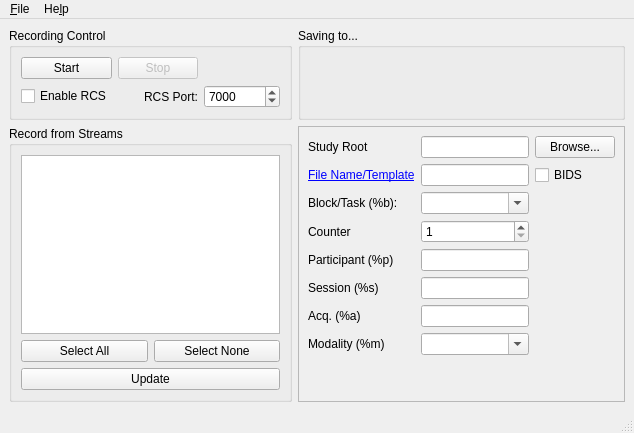
<?xml version="1.0" encoding="UTF-8"?>
<ui version="4.0">
 <class>MainWindow</class>
 <widget class="QMainWindow" name="MainWindow">
  <property name="geometry">
   <rect>
    <x>0</x>
    <y>0</y>
    <width>634</width>
    <height>433</height>
   </rect>
  </property>
  <property name="windowTitle">
   <string>Lab Recorder</string>
  </property>
  <widget class="QWidget" name="centralwidget">
   <layout class="QGridLayout" name="gridLayout_master">
    <item row="0" column="0">
     <widget class="QGroupBox" name="groupBox_recording">
      <property name="title">
       <string>Recording Control</string>
      </property>
      <layout class="QGridLayout" name="formLayout">
       <item row="0" column="0">
        <widget class="QPushButton" name="startButton">
         <property name="text">
          <string>Start</string>
         </property>
         <property name="shortcut">
          <string>Ctrl+S</string>
         </property>
        </widget>
       </item>
       <item row="0" column="1">
        <widget class="QPushButton" name="stopButton">
         <property name="enabled">
          <bool>false</bool>
         </property>
         <property name="text">
          <string>Stop</string>
         </property>
        </widget>
       </item>
       <item row="1" column="0">
        <widget class="QCheckBox" name="rcsCheckBox">
         <property name="text">
          <string>Enable RCS</string>
         </property>
         <property name="tristate">
          <bool>false</bool>
         </property>
        </widget>
       </item>
       <item row="1" column="1">
        <widget class="QLabel" name="rcsportLabel">
         <property name="text">
          <string>RCS Port:</string>
         </property>
         <property name="alignment">
          <set>Qt::AlignRight|Qt::AlignTrailing|Qt::AlignVCenter</set>
         </property>
        </widget>
       </item>
       <item row="1" column="2">
        <widget class="QSpinBox" name="rcsport">
         <property name="minimum">
          <number>1</number>
         </property>
         <property name="maximum">
          <number>65535</number>
         </property>
         <property name="value">
          <number>7000</number>
         </property>
        </widget>
       </item>
      </layout>
     </widget>
    </item>
    <item row="2" column="0">
     <widget class="QGroupBox" name="groupBox_streams">
      <property name="title">
       <string>Record from Streams</string>
      </property>
      <layout class="QVBoxLayout" name="verticalLayout_streams">
       <item>
        <widget class="QListWidget" name="streamList">
         <property name="selectionMode">
          <enum>QAbstractItemView::SingleSelection</enum>
         </property>
         <property name="selectionBehavior">
          <enum>QAbstractItemView::SelectItems</enum>
         </property>
        </widget>
       </item>
       <item>
        <layout class="QHBoxLayout" name="horizontalLayout_streamsel">
         <item>
          <widget class="QPushButton" name="selectAllButton">
           <property name="text">
            <string>Select All</string>
           </property>
          </widget>
         </item>
         <item>
          <widget class="QPushButton" name="selectNoneButton">
           <property name="text">
            <string>Select None</string>
           </property>
          </widget>
         </item>
        </layout>
       </item>
       <item>
        <widget class="QPushButton" name="refreshButton">
         <property name="text">
          <string>Update</string>
         </property>
         <property name="shortcut">
          <string>Ctrl+U</string>
         </property>
        </widget>
       </item>
      </layout>
     </widget>
    </item>
    <item row="0" column="1">
     <widget class="QGroupBox" name="groupBox_rootFolder">
      <property name="title">
       <string>Saving to...</string>
      </property>
      <layout class="QHBoxLayout" name="horizontalLayout_studyRoot">
       <item>
        <widget class="QLabel" name="locationLabel"/>
       </item>
      </layout>
     </widget>
    </item>
    <item row="2" column="1">
     <widget class="QScrollArea" name="scrollArea">
      <property name="widgetResizable">
       <bool>true</bool>
      </property>
      <widget class="QWidget" name="scrollAreaWidgetContents">
       <property name="geometry">
        <rect>
         <x>0</x>
         <y>0</y>
         <width>332</width>
         <height>284</height>
        </rect>
       </property>
       <layout class="QGridLayout" name="gridLayout_2">
        <item row="3" column="0">
         <widget class="QLabel" name="label_counter">
          <property name="text">
           <string>Counter</string>
          </property>
         </widget>
        </item>
        <item row="5" column="0">
         <widget class="QLabel" name="label_session">
          <property name="text">
           <string>Session (%s)</string>
          </property>
         </widget>
        </item>
        <item row="4" column="1">
         <widget class="QLineEdit" name="lineEdit_participant"/>
        </item>
        <item row="1" column="1">
         <widget class="QLineEdit" name="lineEdit_template"/>
        </item>
        <item row="5" column="1">
         <widget class="QLineEdit" name="lineEdit_session"/>
        </item>
        <item row="0" column="1">
         <widget class="QLineEdit" name="rootEdit"/>
        </item>
        <item row="2" column="0">
         <widget class="QLabel" name="label_currBlock">
          <property name="text">
           <string>Block/Task (%b):</string>
          </property>
         </widget>
        </item>
        <item row="0" column="2">
         <widget class="QPushButton" name="rootBrowseButton">
          <property name="text">
           <string>Browse...</string>
          </property>
          <property name="shortcut">
           <string>Ctrl+B</string>
          </property>
         </widget>
        </item>
        <item row="6" column="1">
         <widget class="QLineEdit" name="lineEdit_acq"/>
        </item>
        <item row="4" column="0">
         <widget class="QLabel" name="label_participant">
          <property name="text">
           <string>Participant (%p)</string>
          </property>
         </widget>
        </item>
        <item row="1" column="0">
         <widget class="QLabel" name="label_template">
          <property name="text">
           <string>&lt;a href=&quot;https://github.com/labstreaminglayer/App-LabRecorder/doc/templates.md&quot;&gt;File Name/Template&lt;/a&gt;</string>
          </property>
          <property name="openExternalLinks">
           <bool>true</bool>
          </property>
         </widget>
        </item>
        <item row="0" column="0">
         <widget class="QLabel" name="label_studyroot">
          <property name="text">
           <string>Study Root</string>
          </property>
         </widget>
        </item>
        <item row="6" column="0">
         <widget class="QLabel" name="label_acq">
          <property name="text">
           <string>Acq. (%a)</string>
          </property>
         </widget>
        </item>
        <item row="1" column="2">
         <widget class="QCheckBox" name="check_bids">
          <property name="text">
           <string>BIDS</string>
          </property>
         </widget>
        </item>
        <item row="8" column="1">
         <spacer name="verticalSpacer">
          <property name="orientation">
           <enum>Qt::Vertical</enum>
          </property>
          <property name="sizeHint" stdset="0">
           <size>
            <width>0</width>
            <height>0</height>
           </size>
          </property>
         </spacer>
        </item>
        <item row="3" column="1">
         <widget class="QSpinBox" name="spin_counter">
          <property name="minimum">
           <number>1</number>
          </property>
          <property name="maximum">
           <number>1000</number>
          </property>
          <property name="value">
           <number>1</number>
          </property>
         </widget>
        </item>
        <item row="2" column="1">
         <widget class="QComboBox" name="input_blocktask">
          <property name="editable">
           <bool>true</bool>
          </property>
         </widget>
        </item>
        <item row="7" column="0">
         <widget class="QLabel" name="label_modality">
          <property name="text">
           <string>Modality (%m)</string>
          </property>
         </widget>
        </item>
        <item row="7" column="1">
         <widget class="QComboBox" name="input_modality">
          <property name="editable">
           <bool>true</bool>
          </property>
         </widget>
        </item>
       </layout>
      </widget>
     </widget>
    </item>
   </layout>
  </widget>
  <widget class="QMenuBar" name="menuBar">
   <property name="geometry">
    <rect>
     <x>0</x>
     <y>0</y>
     <width>634</width>
     <height>21</height>
    </rect>
   </property>
   <widget class="QMenu" name="menuFile">
    <property name="title">
     <string>&amp;File</string>
    </property>
    <addaction name="actionLoad_Configuration"/>
    <addaction name="actionSave_Configuration"/>
    <addaction name="separator"/>
    <addaction name="actionQuit"/>
   </widget>
   <widget class="QMenu" name="menuHelp">
    <property name="title">
     <string>He&amp;lp</string>
    </property>
    <addaction name="actionAbout"/>
   </widget>
   <addaction name="menuFile"/>
   <addaction name="menuHelp"/>
  </widget>
  <widget class="QStatusBar" name="statusBar"/>
  <action name="actionLoad_Configuration">
   <property name="text">
    <string>&amp;Load Configuration</string>
   </property>
   <property name="shortcut">
    <string>Ctrl+L</string>
   </property>
  </action>
  <action name="actionSave_Configuration">
   <property name="text">
    <string>&amp;Save Configuration</string>
   </property>
   <property name="shortcut">
    <string>Ctrl+S</string>
   </property>
  </action>
  <action name="actionQuit">
   <property name="text">
    <string>&amp;Quit</string>
   </property>
   <property name="shortcut">
    <string>Ctrl+Q</string>
   </property>
  </action>
  <action name="actionAbout">
   <property name="text">
    <string>&amp;About</string>
   </property>
  </action>
 </widget>
 <tabstops>
  <tabstop>startButton</tabstop>
  <tabstop>stopButton</tabstop>
  <tabstop>streamList</tabstop>
  <tabstop>selectAllButton</tabstop>
  <tabstop>selectNoneButton</tabstop>
  <tabstop>refreshButton</tabstop>
  <tabstop>rootEdit</tabstop>
  <tabstop>rootBrowseButton</tabstop>
  <tabstop>lineEdit_template</tabstop>
  <tabstop>check_bids</tabstop>
  <tabstop>input_blocktask</tabstop>
  <tabstop>spin_counter</tabstop>
  <tabstop>lineEdit_participant</tabstop>
  <tabstop>lineEdit_session</tabstop>
  <tabstop>lineEdit_acq</tabstop>
  <tabstop>input_modality</tabstop>
  <tabstop>scrollArea</tabstop>
 </tabstops>
 <resources/>
 <connections/>
</ui>
